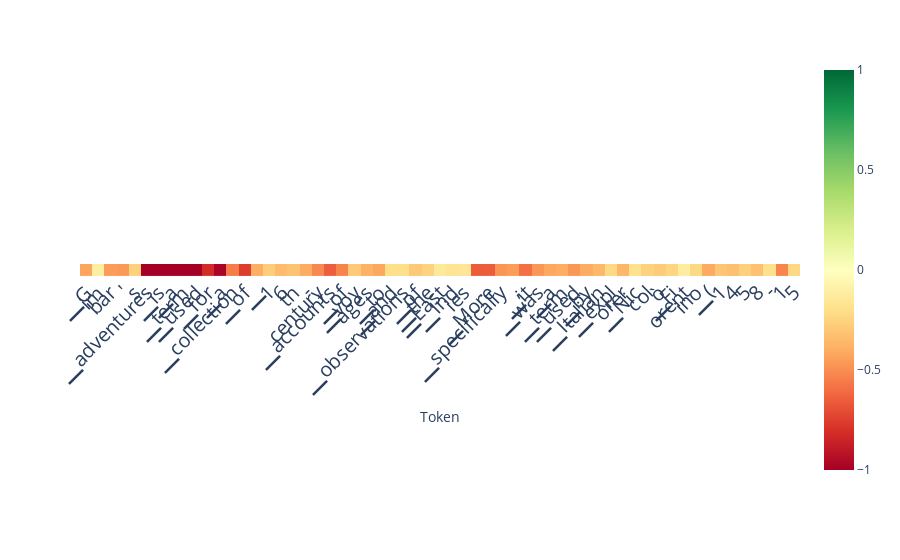

Notebook cell for this chart:
### Code cell
scores_per_token = doc.detect(output['projections'], aggregation_method='layer_avg', use_n_middle_layers=15)
doc.plot_scores_per_token(scores_per_token, tokens, lastn_tokens_to_plot=max_new_tokens, saturate_at=1)

### Figure 1 — Plotly figure (JSON) as saved in the notebook; plotly's stock layout.template omitted (floating-point values rounded to 4 significant figures)
{"data": [{"coloraxis": "coloraxis", "hovertemplate": "Token: %{x}<br>y: %{y}<br>color: %{z}<extra></extra>", "name": "0", "type": "heatmap", "xaxis": "x", "yaxis": "y", "z": [[-0.4236, -0.1112, -0.4521, -0.4604, -0.2595, -1.04, -1.654, -1.487, -1.208, -1.139, -0.8159, -0.9814, -0.5518, -0.7559, -0.3984, -0.2742, -0.343, -0.3213, -0.4033, -0.5176, -0.6475, -0.5312, -0.2925, -0.3855, -0.4175, -0.2051, -0.2028, -0.293, -0.2534, -0.1404, -0.167, -0.1588, -0.6567, -0.6509, -0.4766, -0.4534, -0.5928, -0.4744, -0.4146, -0.3999, -0.4734, -0.4021, -0.3572, -0.224, -0.3652, -0.188, -0.2581, -0.2834, -0.246, -0.118, -0.2274, -0.4082, -0.3044, -0.3296, -0.2661, -0.3257, -0.1958, -0.5259, -0.2339]]}], "layout": {"autosize": true, "coloraxis": {"cmax": 1, "cmin": -1, "colorscale": [[0, "rgb(165,0,38)"], [0.1, "rgb(215,48,39)"], [0.2, "rgb(244,109,67)"], [0.3, "rgb(253,174,97)"], [0.4, "rgb(254,224,139)"], [0.5, "rgb(255,255,191)"], [0.6, "rgb(217,239,139)"], [0.7, "rgb(166,217,106)"], [0.8, "rgb(102,189,99)"], [0.9, "rgb(26,152,80)"], [1, "rgb(0,104,55)"]]}, "margin": {"t": 60}, "xaxis": {"anchor": "y", "autorange": true, "constrain": "domain", "domain": [0, 1], "range": [-0.5, 58.5], "scaleanchor": "y", "tickangle": -45, "tickfont": {"size": 20}, "ticktext": ["▁G", "im", "bar", "'", "s", "▁adventures", "▁is", "▁a", "▁term", "▁used", "▁for", "▁a", "▁collection", "▁of", "▁", "1", "6", "th", "-", "century", "▁accounts", "▁of", "▁voy", "ages", "▁to", "▁and", "▁observations", "▁of", "▁the", "▁East", "▁Ind", "ies", ".", "▁More", "▁specifically", ",", "▁it", "▁was", "▁a", "▁term", "▁used", "▁by", "▁Italian", "▁expl", "orer", "▁Nic", "col", "ò", "▁Fi", "orent", "ino", "▁(", "1", "4", "5", "8", "-", "1", "5", "0"], "tickvals": [0, 1, 2, 3, 4, 5, 6, 7, 8, 9, 10, 11, 12, 13, 14, 15, 16, 17, 18, 19, 20, 21, 22, 23, 24, 25, 26, 27, 28, 29, 30, 31, 32, 33, 34, 35, 36, 37, 38, 39, 40, 41, 42, 43, 44, 45, 46, 47, 48, 49, 50, 51, 52, 53, 54, 55, 56, 57, 58, 59], "title": {"text": "Token"}}, "yaxis": {"anchor": "x", "autorange": true, "constrain": "domain", "domain": [0.469, 0.531], "range": [0.5, -0.5], "showticklabels": false}}}
